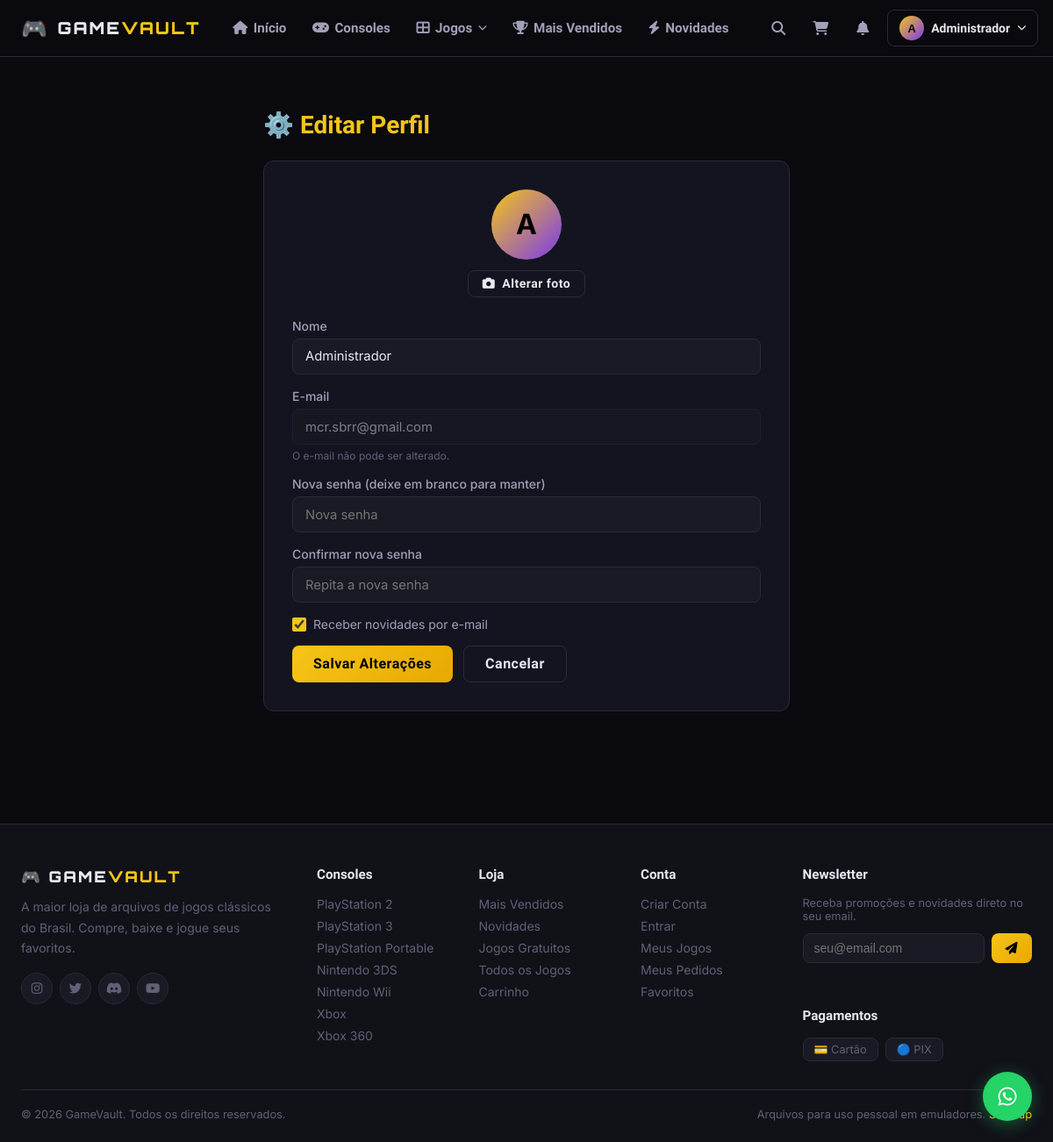
The app's page /minha-conta/editar (signed in) with its own data.
### tables this page shows
CREATE TABLE users (
        id INTEGER PRIMARY KEY AUTOINCREMENT,
        name TEXT NOT NULL,
        email TEXT UNIQUE NOT NULL,
        password_hash TEXT NOT NULL,
        avatar TEXT DEFAULT '',
        is_admin INTEGER DEFAULT 0,
        points INTEGER DEFAULT 0,
        newsletter INTEGER DEFAULT 1,
        created_at TEXT DEFAULT (datetime('now')),
        last_login TEXT
    );

CREATE TABLE consoles (
        id INTEGER PRIMARY KEY AUTOINCREMENT,
        name TEXT UNIQUE NOT NULL,
        slug TEXT UNIQUE NOT NULL,
        banner TEXT DEFAULT '',
        icon TEXT DEFAULT '',
        sort_order INTEGER DEFAULT 0,
        active INTEGER DEFAULT 1
    );

### app.py (the view, shortened to what this page needs)
@app.route('/minha-conta/editar', methods=['GET','POST'])
@login_required
def edit_profile():
    db   = get_db()
    user = current_user()
    return render_template('account/edit_profile.html', user=user)

### app.py (called while the page is built)
def get_db():
    if 'db' not in g:
        g.db = sqlite3.connect(DB_PATH)
        g.db.row_factory = sqlite3.Row
        g.db.execute("PRAGMA journal_mode=WAL")
        g.db.execute("PRAGMA foreign_keys=ON")
    return g.db

def login_required(f):
    @wraps(f)
    def decorated(*args, **kwargs):
        if 'user_id' not in session:
            return redirect(url_for('login', next=request.url))
        return f(*args, **kwargs)
    return decorated

def current_user():
    if 'user_id' not in session:
        return None
    return get_db().execute("SELECT * FROM users WHERE id=?", (session['user_id'],)).fetchone()

@app.context_processor
def inject_globals():
    db = get_db()
    consoles = db.execute("SELECT * FROM consoles WHERE active=1 ORDER BY sort_order").fetchall()
    user = current_user()
    notif_count = 0
    cart = session.get('cart', [])
    if user:
        notif_count = db.execute(
            "SELECT COUNT(*) FROM notifications WHERE user_id=? AND read=0",
            (user['id'],)
        ).fetchone()[0]
    return dict(
        consoles=consoles,
        current_user=user,
        notif_count=notif_count,
        cart_count=len(cart),
        now=datetime.datetime.now()
    )

### templates/account/edit_profile.html (shortened to what this page needs)
{% extends "base.html" %}
{% block content %}
<div class="container section" style="max-width:600px">
  <h1 class="section-title" style="margin-bottom:1.5rem">⚙️ <span>Editar Perfil</span></h1>
  <div class="form-card form-card-wide">
    <form method="post" enctype="multipart/form-data">
      <div style="text-align:center;margin-bottom:1.5rem">
        <div class="sidebar-avatar" style="margin:0 auto 0.75rem">
          {% if user.avatar %}
          <img src="{{ url_for('static', filename='uploads/avatars/'+user.avatar) }}" alt="Avatar" id="avatarPreview">
          {% else %}
          <span id="avatarPreview">{{ user.name[0].upper() }}</span>
          {% endif %}
        </div>
        <label class="btn btn-outline btn-sm" style="cursor:pointer">
          <i class="fas fa-camera"></i> Alterar foto
        </label>
      </div>
      <div class="form-group">
        <label class="form-label">Nome</label>
        <input type="text" name="name" class="form-input" value="{{ user.name }}" required>
      </div>
      <div class="form-group">
        <label class="form-label">E-mail</label>
        <input type="email" class="form-input" value="{{ user.email }}" disabled style="opacity:0.5">
        <p class="form-hint">O e-mail não pode ser alterado.</p>
      </div>
      <div class="form-group">
        <label class="form-label">Nova senha (deixe em branco para manter)</label>
        <input type="password" name="password" class="form-input" placeholder="Nova senha" minlength="6">
      </div>
      <div class="form-group">
        <label class="form-label">Confirmar nova senha</label>
        <input type="password" name="password2" class="form-input" placeholder="Repita a nova senha">
      </div>
      <div class="form-group">
        <label class="form-check">
          <input type="checkbox" name="newsletter" {% if user.newsletter %}checked{% endif %}>
          <span style="font-size:0.875rem;color:var(--text2)">Receber novidades por e-mail</span>
        </label>
      </div>
      <div style="display:flex;gap:0.75rem">
        <button type="submit" class="btn btn-gold">Salvar Alterações</button>
        <a href="{{ url_for('my_account') }}" class="btn btn-outline">Cancelar</a>
      </div>
    </form>
  </div>
</div>
{% endblock %}

### templates/base.html (shortened to what this page needs)
<!DOCTYPE html>
<html lang="pt-BR" data-theme="dark">
<head>
<link rel="stylesheet" href="https://cdnjs.cloudflare.com/ajax/libs/font-awesome/6.5.0/css/all.min.css">
<link rel="stylesheet" href="{{ url_for('static', filename='css/style.css') }}">
</head>
<body class="{% block body_class %}{% endblock %}">
<nav class="navbar" id="navbar">
  <div class="nav-container">
    <a href="{{ url_for('index') }}" class="nav-logo">
      <span class="logo-icon">🎮</span>
      <span class="logo-text">GAME<span class="logo-gold">VAULT</span></span>
    </a>
    <div class="nav-links" id="navLinks">
      <a href="{{ url_for('index') }}" class="nav-link {% if request.endpoint=='index' %}active{% endif %}">
        <i class="fas fa-home"></i> Início
      </a>
      <a href="{{ url_for('consoles_page') }}" class="nav-link {% if request.endpoint=='consoles_page' %}active{% endif %}">
        <i class="fas fa-gamepad"></i> Consoles
      </a>
      <div class="nav-dropdown">
        <span class="nav-link has-dropdown">
          <i class="fas fa-th-large"></i> Jogos <i class="fas fa-chevron-down tiny"></i>
        </span>
      </div>
      <a href="{{ url_for('bestsellers') }}" class="nav-link {% if request.endpoint=='bestsellers' %}active{% endif %}">
        <i class="fas fa-trophy"></i> Mais Vendidos
      </a>
      <a href="{{ url_for('novidades') }}" class="nav-link {% if request.endpoint=='novidades' %}active{% endif %}">
        <i class="fas fa-bolt"></i> Novidades
      </a>
    </div>
    <div class="nav-actions">
      <button class="nav-icon-btn" id="searchToggle" title="Buscar">
        <i class="fas fa-search"></i>
      </button>
      <a href="{{ url_for('cart') }}" class="nav-icon-btn cart-btn" title="Carrinho">
        <i class="fas fa-shopping-cart"></i>
      </a>
      {% if current_user %}
      <div class="nav-notif" id="notifDropdown">
        <button class="nav-icon-btn notif-btn" title="Notificações">
          <i class="fas fa-bell"></i>
        </button>
      </div>
      <div class="nav-user">
        <button class="nav-user-btn">
          {% if current_user.avatar %}
          <img src="{{ url_for('static', filename='uploads/avatars/'+current_user.avatar) }}" alt="Avatar" class="user-avatar-small">
          {% else %}
          <div class="user-initials">{{ current_user.name[0].upper() }}</div>
          {% endif %}
          <span class="user-name-short">{{ current_user.name.split()[0] }}</span>
          <i class="fas fa-chevron-down tiny"></i>
        </button>
      </div>
      {% else %}
      <a href="{{ url_for('login') }}" class="btn btn-outline btn-sm">Entrar</a>
      <a href="{{ url_for('register') }}" class="btn btn-gold btn-sm">Cadastrar</a>
      {% endif %}
      <button class="nav-icon-btn theme-toggle" id="themeToggle" title="Alternar tema">
      </button>
    </div>
  </div>
</nav>
<main id="main-content">
  {% block content %}{% endblock %}
</main>
<footer class="footer">
  <div class="footer-container">
    <div class="footer-grid">
      <div class="footer-brand">
        <div class="footer-logo">🎮 GAME<span>VAULT</span></div>
        <p>A maior loja de arquivos de jogos clássicos do Brasil. Compre, baixe e jogue seus favoritos.</p>
        <div class="footer-social">
          <a href="#" class="social-btn"><i class="fab fa-instagram"></i></a>
          <a href="#" class="social-btn"><i class="fab fa-twitter"></i></a>
          <a href="#" class="social-btn"><i class="fab fa-discord"></i></a>
          <a href="#" class="social-btn"><i class="fab fa-youtube"></i></a>
        </div>
      </div>
      <div class="footer-col">
        <h4>Consoles</h4>
        {% for console in consoles %}
        <a href="{{ url_for('console_page', slug=console.slug) }}">{{ console.name }}</a>
        {% endfor %}
      </div>
      <div class="footer-col">
        <h4>Loja</h4>
        <a href="{{ url_for('bestsellers') }}">Mais Vendidos</a>
        <a href="{{ url_for('novidades') }}">Novidades</a>
        <a href="{{ url_for('free_games') }}">Jogos Gratuitos</a>
        <a href="{{ url_for('all_games') }}">Todos os Jogos</a>
        <a href="{{ url_for('cart') }}">Carrinho</a>
      </div>
      <div class="footer-col">
        <h4>Conta</h4>
        <a href="{{ url_for('register') }}">Criar Conta</a>
        <a href="{{ url_for('login') }}">Entrar</a>
        <a href="{{ url_for('my_account') }}">Meus Jogos</a>
        <a href="{{ url_for('my_account') }}#orders">Meus Pedidos</a>
        <a href="{{ url_for('my_account') }}#wishlist">Favoritos</a>
      </div>
      <div class="footer-col">
        <h4>Newsletter</h4>
        <p class="footer-newsletter-text">Receba promoções e novidades direto no seu email.</p>
        <form class="footer-newsletter" id="footerNewsletter">
          <input type="email" placeholder="seu@email.com" required id="newsletterEmail">
          <button type="submit" class="btn btn-gold btn-sm">
            <i class="fas fa-paper-plane"></i>
          </button>
        </form>
        <div id="newsletterMsg" class="newsletter-msg"></div>
        <h4 style="margin-top:1.5rem">Pagamentos</h4>
        <div class="payment-icons">
          <span class="pay-icon">💳 Cartão</span>
          <span class="pay-icon">🔵 PIX</span>
        </div>
      </div>
    </div>
    <div class="footer-bottom">
      <p>© {{ now.year }} GameVault. Todos os direitos reservados.</p>
      <p>Arquivos para uso pessoal em emuladores. <a href="{{ url_for('sitemap') }}">Sitemap</a></p>
    </div>
  </div>
</footer>
<a href="https://wa.me/5500000000000?text=Olá!%20Preciso%20de%20ajuda%20no%20GameVault"
   class="whatsapp-float" target="_blank" title="Suporte via WhatsApp">
  <i class="fab fa-whatsapp"></i>
</a>
</body>
</html>

### records on screen
users: name "A", name "Administrador", email "mcr.sbrr@gmail.com", newsletter "☑"
consoles: name "PlayStation 2"
consoles: name "PlayStation 3"
consoles: name "PlayStation Portable"
consoles: name "Nintendo 3DS"
consoles: name "Nintendo Wii"
consoles: name "Xbox"
consoles: name "Xbox 360"
